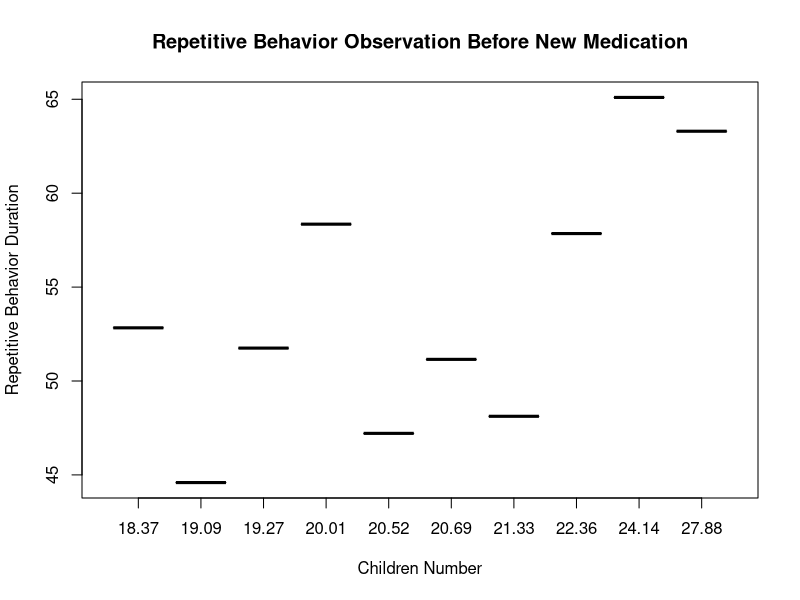
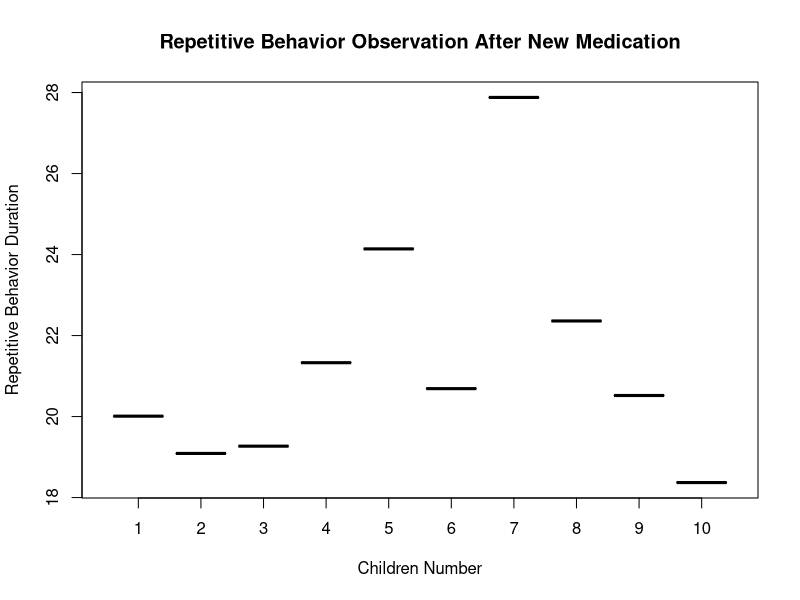
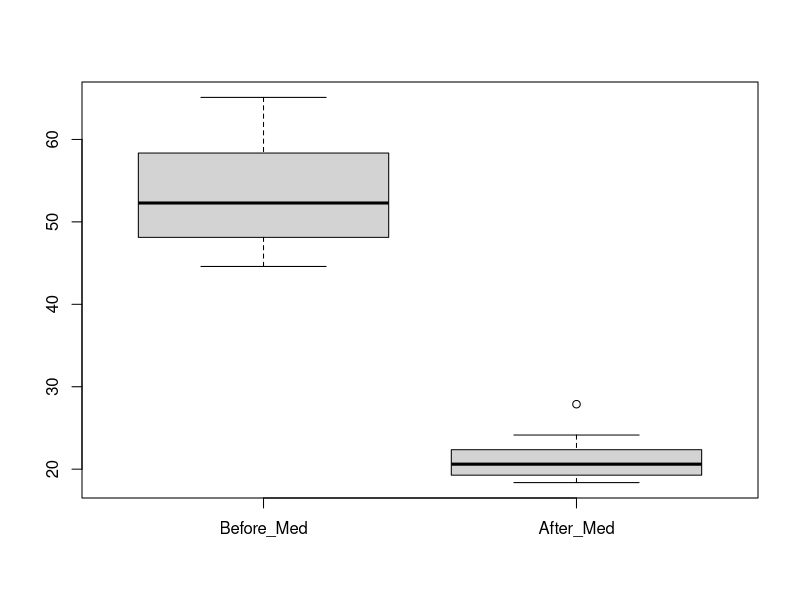

R code for these plots, in order:

# No 3 Draw Boxplot And Wilcoxon signed rank test

# Create Table

Child_Number <- c(1, 2, 3, 4, 5, 6, 7, 8, 9, 10)
Before_Med <- c(58.35, 44.59, 51.75, 48.12, 65.1, 51.15, 63.3, 57.85, 47.21, 52.83)
After_Med <- c(20.01, 19.09, 19.27, 21.33, 24.14, 20.69, 27.88, 22.36, 20.52, 18.37)

Data <- data.frame(Child_Number, Before_Med, After_Med)

boxplot(Data$Before_Med ~ Data$After, ylab = 'Repetitive Behavior Duration', xlab = 'Children Number', 
        main = 'Repetitive Behavior Observation Before New Medication')

boxplot(Data$After_Med ~ Data$Child_Number, ylab = 'Repetitive Behavior Duration', xlab = 'Children Number', 
        main = 'Repetitive Behavior Observation After New Medication')

boxplot(cbind(Before_Med,After_Med))

wilcox.test(Data$Before_Med, Data$After_Med, paired = TRUE)


